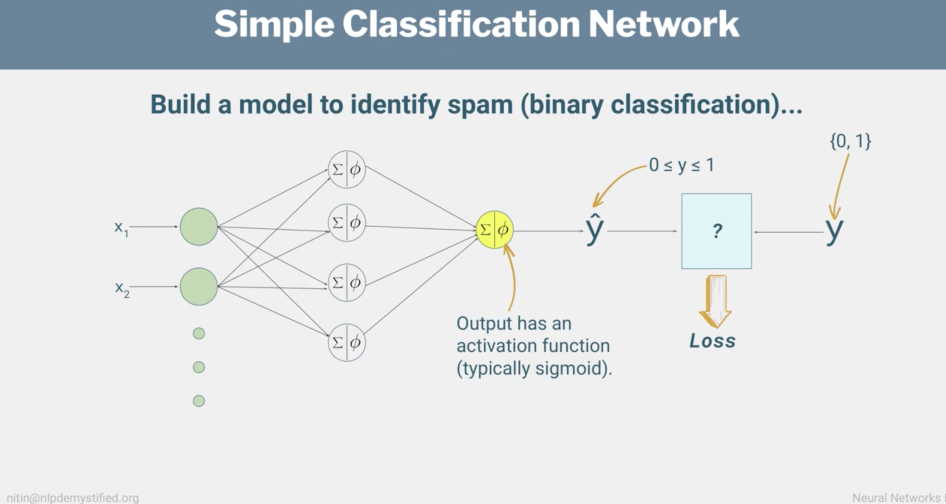
#> input picture png/NN_Demystified_Loss_2.png, 1892 x 1008 px (shown at 1/2 size)
$ jupyter execute --allow-errors 02_NN_Multi_layers_3.ipynb
#> lines starting #> are read from the running program, lines starting #| are printed output that depends on the picture
# Neural Network introduction

## NN with multiple layers

[cell 1]
import numpy as np

[cell 2]
# to get PIL -> pip install Pillow
from PIL import Image
from IPython.display import display

def red_png(path, factor=0.3, yes=0 , source = "DeepLearningIASD.pdf Tristan Cazenave PSL Dauphine"):
    '''This function to display a reduce image.png
    Args:
        path : directory/image.png
        factor : the reduction factor
        yes : set to 0 by default, if put to 1 it means that the size before and after will be displayed
    '''
#> called with path = './../png/NN_Demystified_Loss_2.png', factor = 0.4, yes = 0, source = 'NLPDemystified.org'
    img = Image.open(path)
#> img is the input picture: PIL image 1892x1008 RGBA; mean R, G, B, A 219.3, 223.5, 225.8, 255
    if yes:
        print("Taille d'origine :", img.size)

    # Redimensionner l'image à 50% de sa taille d'origine
    new_size = (int(img.width * factor), int(img.height * factor))
#> new_size = (756, 403)
    img_resized = img.resize(new_size)
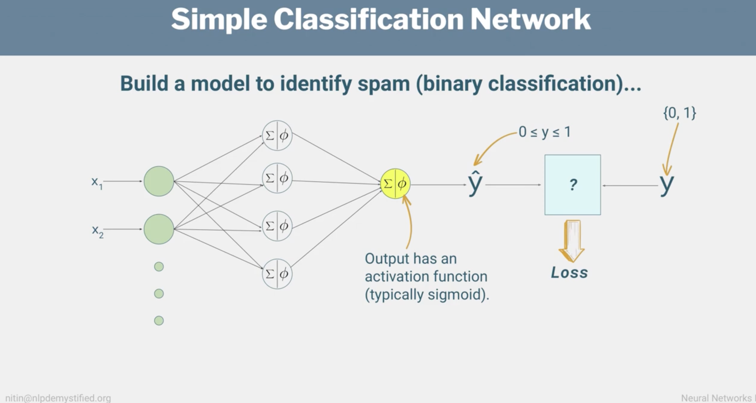
#> img_resized: PIL image 756x403 RGBA; mean R, G, B, A 219.3, 223.5, 225.8, 255

    # Afficher la nouvelle taille de l'image
    if yes:
        print("Nouvelle taille :", img_resized.size)

    # Afficher l'image redimensionnée dans le notebook
    display(img_resized)
    print(f'Source: ', source)

[cell 3]
red_png(r'./../png/NN_Demystified_Loss_2.png', source = "NLPDemystified.org", factor=.4)

# The Forward Pass

The operations or the transformations that we have done from the inputs (left) to the outputs (right) is called the **forward pass**.

We can put into functions what we have previously seen.

The tensors $W$ and $b$ are the attributes of the layer. They are called the **weights** or trainable parameters.
They are respectively named the attributs $kernel$ and $bias$.
These weights contain all the information learned by the network thanks to the exposition to the training data.

[cell 4]
import numpy as np

# Softmax activation function
def softmax(x):
    exp_x = np.exp(x - np.max(x))  # Pour éviter les débordements numériques
    return exp_x / exp_x.sum(axis=0, keepdims=True)

# ReLu activation function
def relu(x):
    relu_x = np.where(x > 0, x, 0)
    return relu_x

# Weights and bias initialisation
np.random.seed(0)  # For reproductibility

# Weights for the hidden layer (2 inputs, 3 hidden neurons)
W_hidden = np.random.randn(3, 2)
b_hidden = np.random.randn(1)

# Weights for the output layer (3 hidden neurons, 1 output)
W_output = np.random.randn(1, 3)
b_output = np.random.randn(1)

# Batch d'exemples (2 entrées, 3 exemples)
batch_inputs = np.array([[1.0, 2.0], [3.0, 4.0], [5.0, 6.0]])

# Forward pass
def forward_pass(inputs):
    # Linear transformation in the input hidden layer
    hidden_input = np.dot(inputs, W_hidden.T) + b_hidden

    # Non linear transformation
    relu_transfo = relu(hidden_input)

    # Linear transformation of the output hidden layer
    output = np.dot(relu_transfo, W_output.T) + b_output

    return output

# Effectuer la forward pass avec le batch d'exemples
outputs = forward_pass(batch_inputs)
print("Outputs:")
print(outputs)

The bias can be considered as a special input feature constant = 1

[cell 5]
red_png(r'./../png/NN_Demystified_bO.png', source = "NLPDemystified.org", factor=.46)
#> call 2 of red_png, with path = './../png/NN_Demystified_bO.png', factor = 0.46, yes = 0, source = 'NLPDemystified.org'
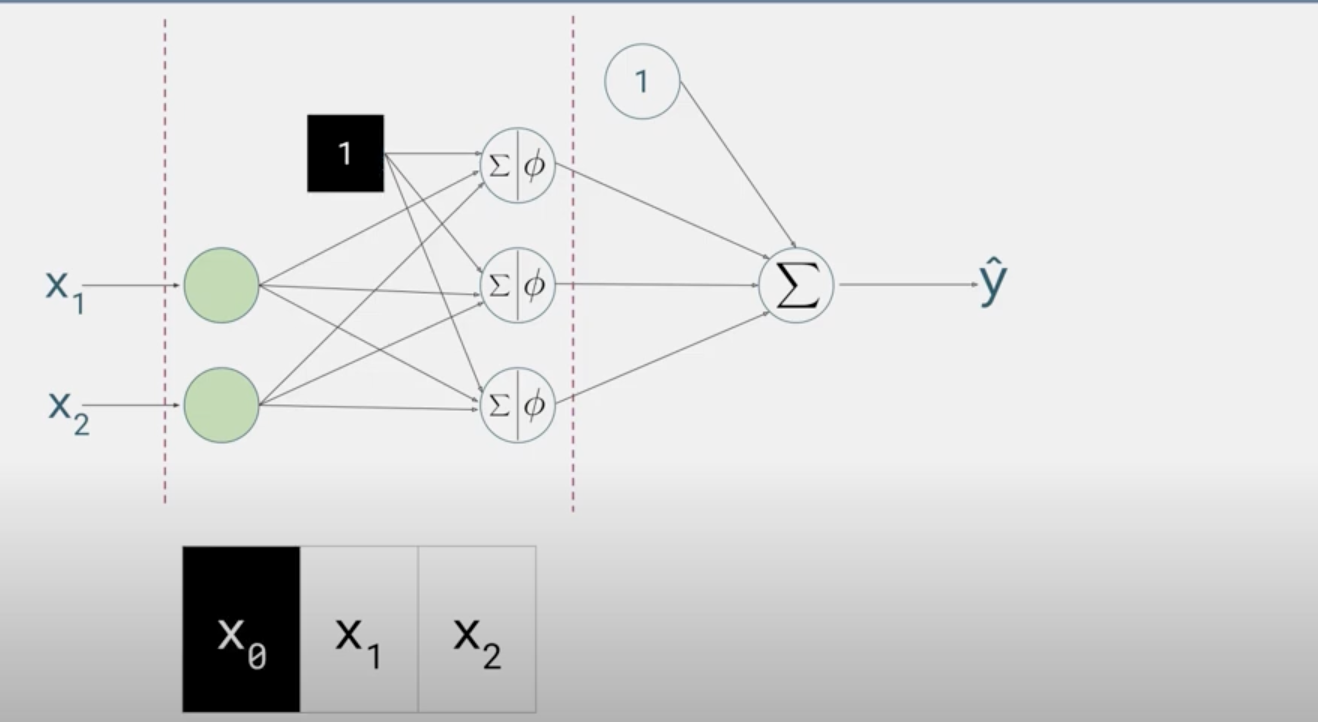
#> input picture png/NN_Demystified_bO.png, 1318 x 722 px
#> in red_png, img is the input picture: PIL image 1318x722 RGBA; mean R, G, B, A 220.7, 221, 220.9, 255

As shown below, we could also consider the bias as an input feature constant $x_0$ and assigns to it a weight $w_0$.

The number of rows for the weights of the bias will correspond to the number of Units.

[cell 6]
red_png(r'./../png/NN_Demystified_weights.png', source = "NLPDemystified.org", factor=.4)
#> call 3 of red_png, with path = './../png/NN_Demystified_weights.png', factor = 0.4, yes = 0, source = 'NLPDemystified.org'
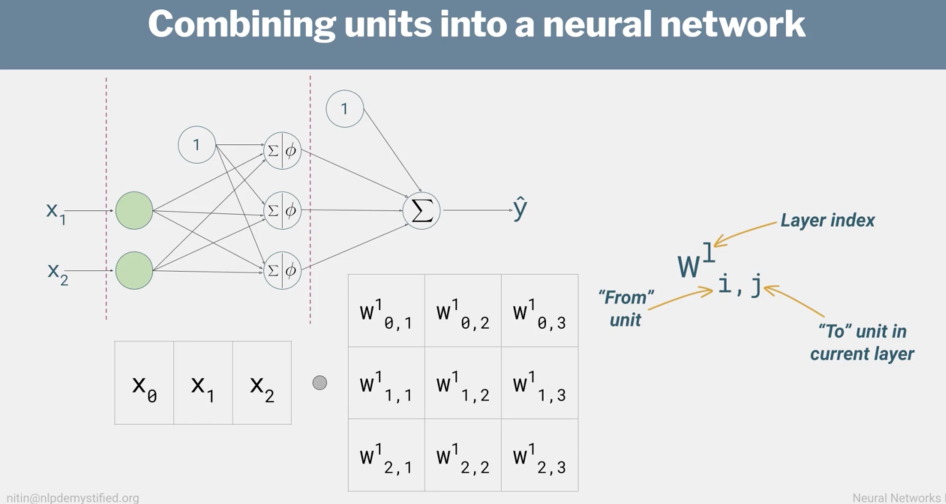
#> input picture png/NN_Demystified_weights.png, 1892 x 1008 px (shown at 1/2 size)
#> in red_png, img is the input picture: PIL image 1892x1008 RGBA; mean R, G, B, A 220.9, 224.3, 226.8, 255
#> in red_png (call 3), `img_resized = img.resize(new_size)`:
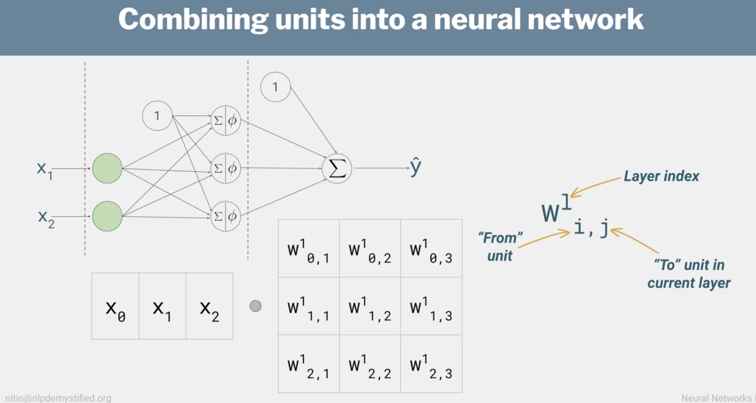
#> img_resized: PIL image 756x403 RGBA; mean R, G, B, A 220.9, 224.3, 226.8, 255

[cell 7]
red_png(r'./../png/NN_Demystified_weights_2.png', source = "NLPDemystified.org", factor=.4)
#> call 4 of red_png, with path = './../png/NN_Demystified_weights_2.png', factor = 0.4, yes = 0, source = 'NLPDemystified.org'
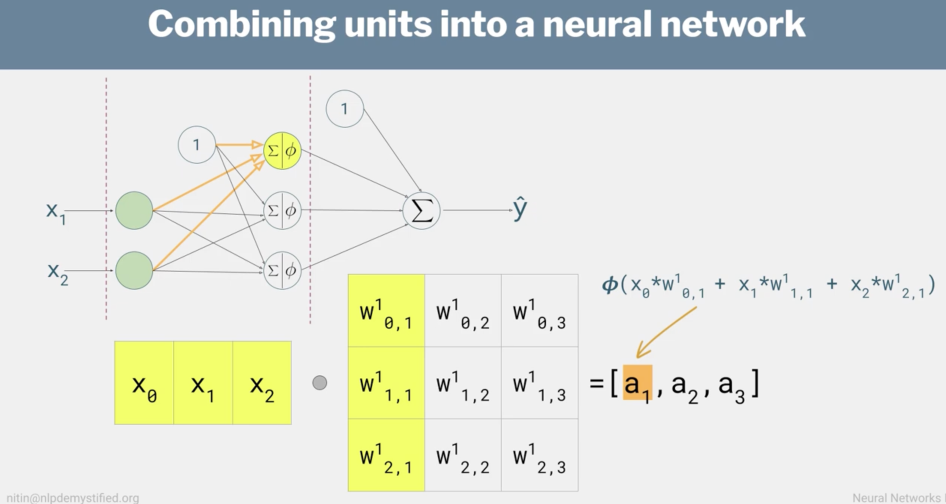
#> input picture png/NN_Demystified_weights_2.png, 1892 x 1008 px (shown at 1/2 size)
#> in red_png, img is the input picture: PIL image 1892x1008 RGBA; mean R, G, B, A 221.4, 225.3, 218, 255
#> in red_png (call 4), `img_resized = img.resize(new_size)`:
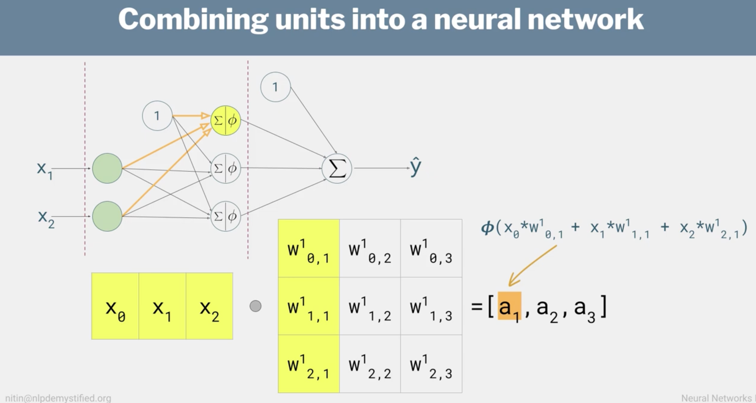
#> img_resized: PIL image 756x403 RGBA; mean R, G, B, A 221.4, 225.3, 218, 255

#> (a cell that did not finish here is left out)

For a batch

[cell 9]
red_png(r'./../png/NN_Demystified_Loss_1_MSE.png', source = "NLPDemystified.org", factor=.4)
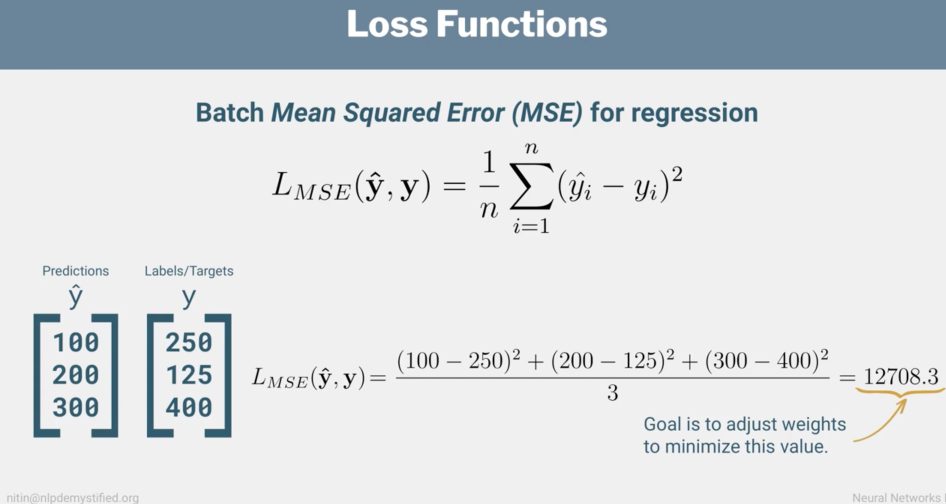
#> input picture png/NN_Demystified_Loss_1_MSE.png, 1892 x 1008 px (shown at 1/2 size)
#> in red_png, img is the input picture: PIL image 1892x1008 RGBA; mean R, G, B, A 215, 219.5, 222.9, 255
#> in red_png (call 5), `img_resized = img.resize(new_size)`:
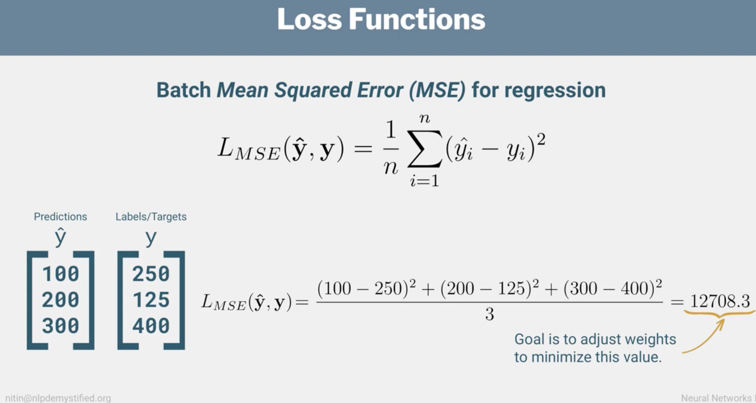
#> img_resized: PIL image 756x403 RGBA; mean R, G, B, A 215, 219.5, 222.9, 255

[cell 10]
red_png(r'./../png/NN_Demystified_Loss_CCE_1.png', source = "NLPDemystified.org", factor=.4)
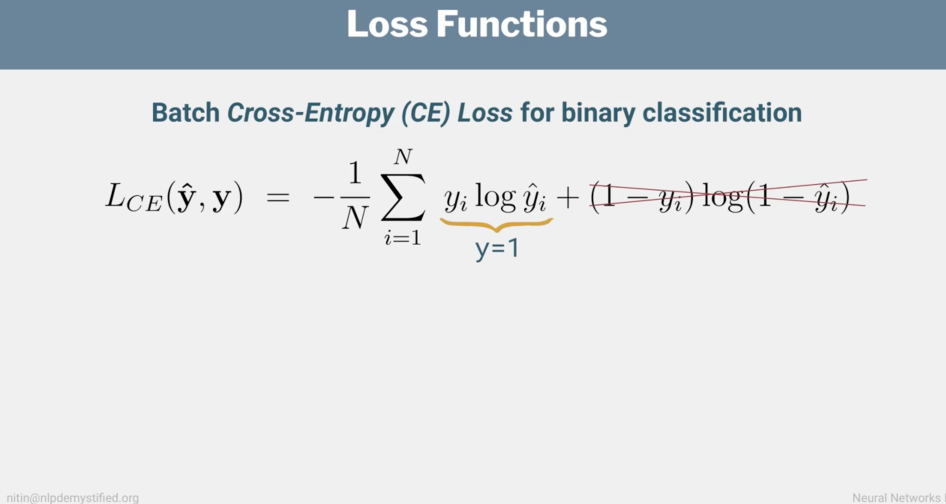
#> input picture png/NN_Demystified_Loss_CCE_1.png, 1892 x 1008 px (shown at 1/2 size)
#> in red_png, img is the input picture: PIL image 1892x1008 RGBA; mean R, G, B, A 218.9, 222.6, 225.6, 255
#> in red_png (call 6), `img_resized = img.resize(new_size)`:
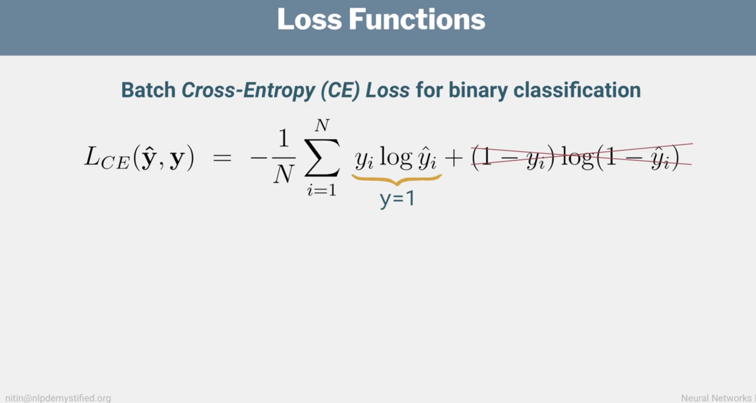
#> img_resized: PIL image 756x403 RGBA; mean R, G, B, A 218.9, 222.6, 225.6, 255
